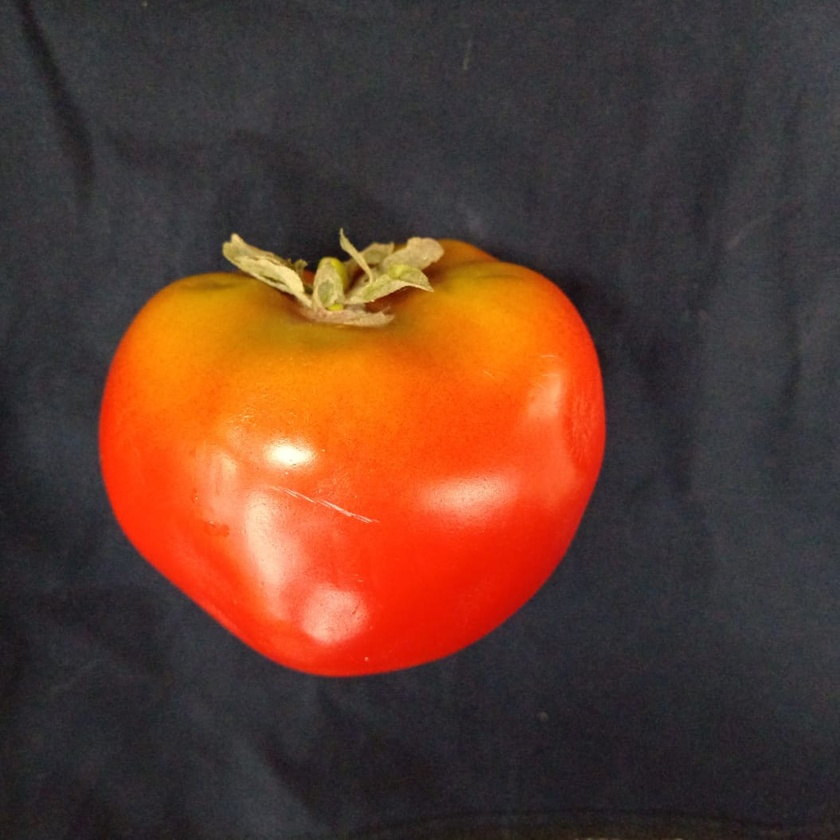
#> input picture image processing/tomate2.jpg, 840 x 840 px, shrunk from 1055 x 1054 before the run
$ python tomato.py
#> lines starting #> are read from the running program, lines starting #| are printed output that depends on the picture; after the words box and inside, x2 and y2 are one past the last pixel; in counts of white or black regions, pixels touching at a corner belong together
import cv2
import numpy as np

# Cargar la imagen
image = cv2.imread('tomate2.jpg')
#> image is the input picture: shape (840, 840, 3); mean B, G, R 46.7, 60.2, 95.2

# Convertir la imagen a escala de grises
gray = cv2.cvtColor(image, cv2.COLOR_BGR2GRAY)
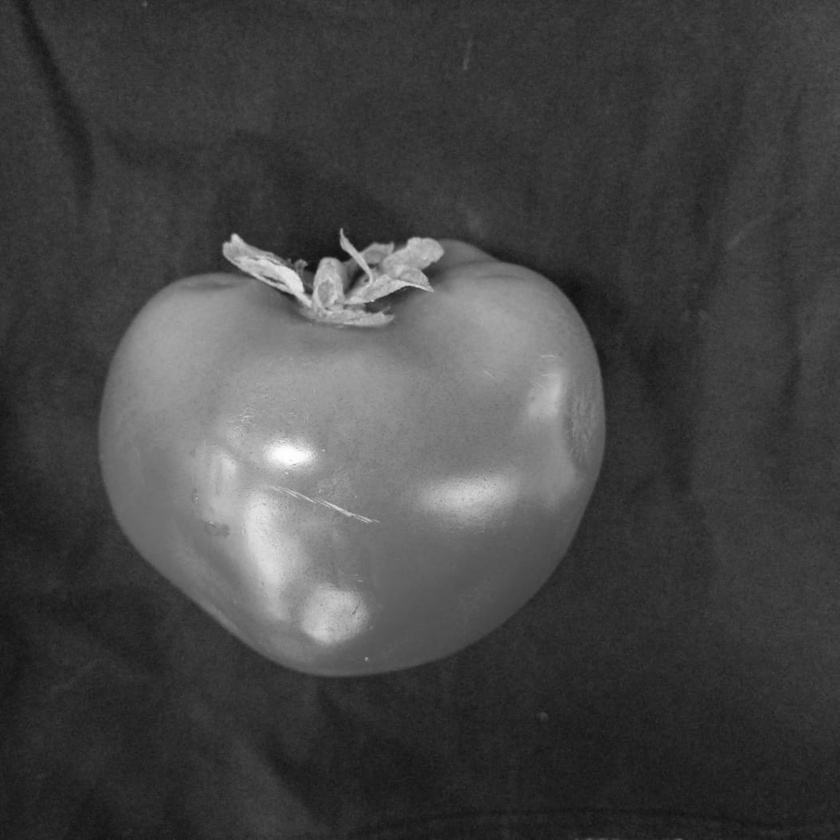
#> gray: shape (840, 840); min 16, max 254, mean 69.1

# Aumentar el contraste de la imagen en escala de grises
clahe = cv2.createCLAHE(clipLimit=0.8, tileGridSize=(8, 8))
gray = clahe.apply(gray)

# Aplicar un umbral (threshold)
_, thresh = cv2.threshold(gray, 100, 255, cv2.THRESH_BINARY)
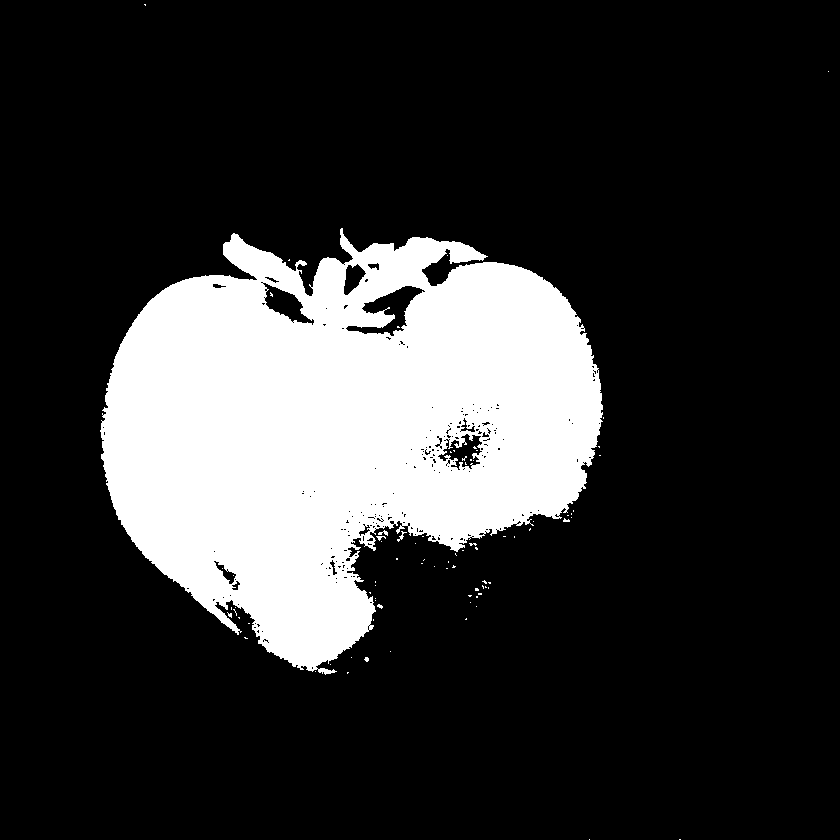
#> thresh: shape (840, 840); 20.1% white; 80 white regions (76 under 20 px)

# Encontrar los contornos en la imagen threshold
contours, _ = cv2.findContours(thresh, cv2.RETR_EXTERNAL, cv2.CHAIN_APPROX_SIMPLE)
#> contours = 68 contours, 67 with area under 20; largest, box (x1, y1, x2, y2) and area: (100, 228, 603, 675) 145078

# Dibujar los contornos en la imagen original (en verde)
cv2.drawContours(image, contours, -1, (0, 255, 0), 2)
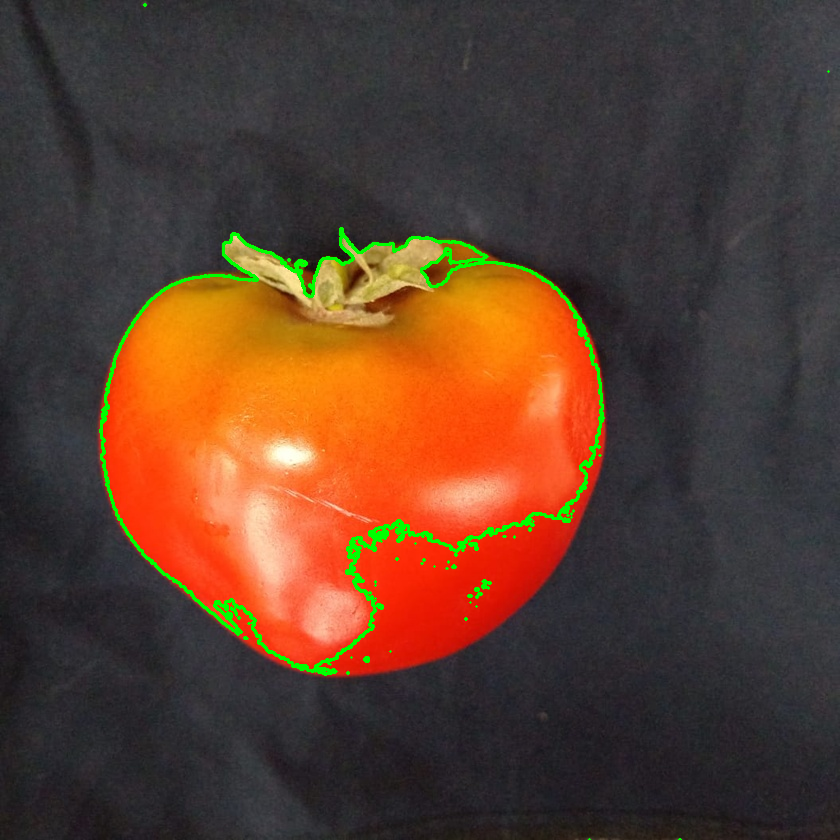
#> image: shape (840, 840, 3); 1.39% of pixels changed, all inside (x1, y1, x2, y2) = (99, 3, 830, 840)

# Mostrar la imagen original con los contornos dibujados
cv2.imshow('Contornos de tomate', image)
cv2.waitKey(0)
cv2.destroyAllWindows()
